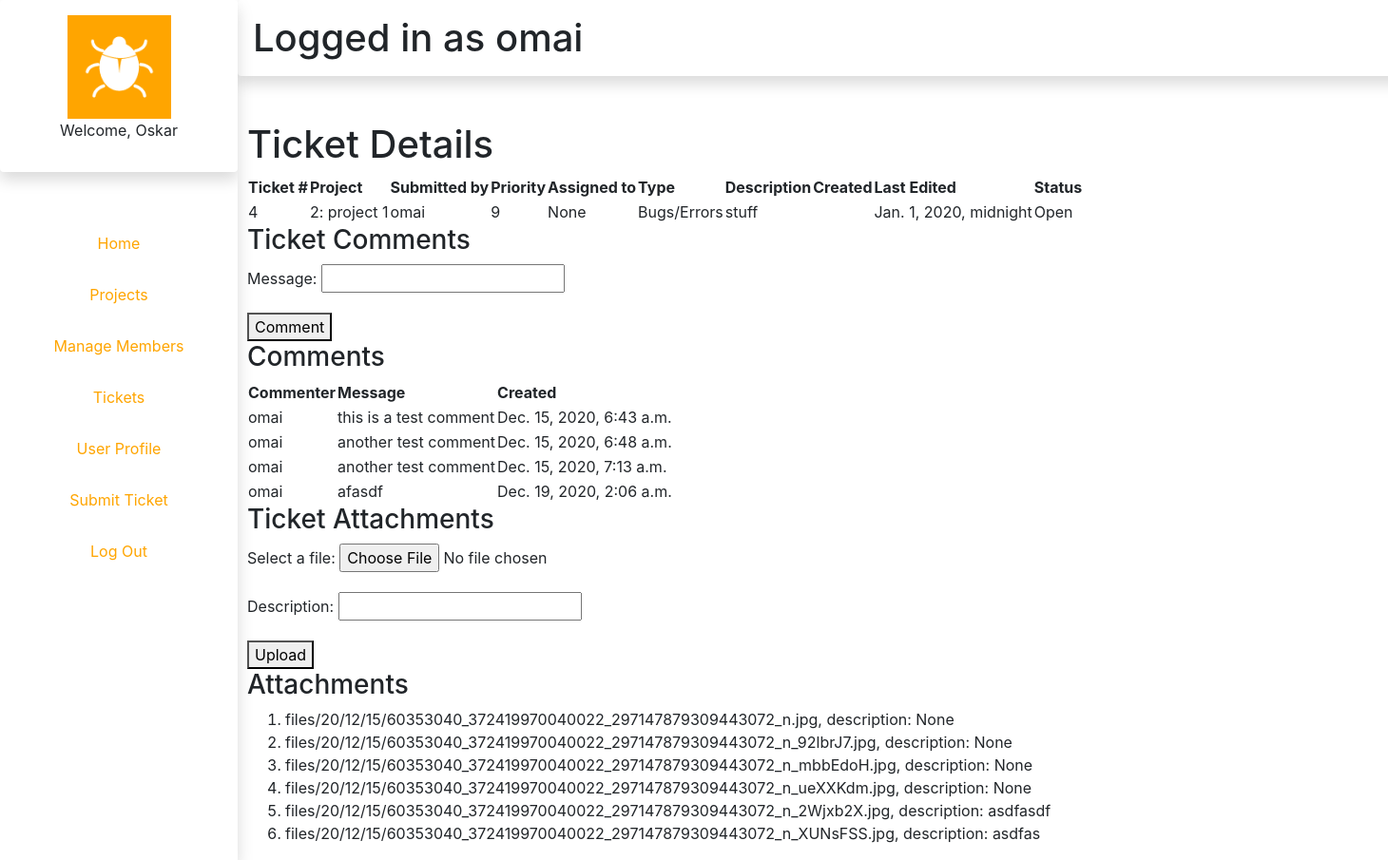
Screenshot of /tickets/details/4/ (signed in) with the database file from the repository.
### authenticate/models.py (models this page shows)
class NewUser(AbstractBaseUser, PermissionsMixin):
	email = models.EmailField(_('email address'), unique=True)
	user_name = models.CharField(max_length=150, unique=True)
	first_name = models.CharField(max_length=150, blank=True)
	start_date = models.DateTimeField(default=timezone.now)
	pfp = models.ImageField(default="pfp1.jpg",null=True,blank=True)
	about = models.TextField(_(
		'about'), max_length=150, blank=True)
	is_staff = models.BooleanField(default=False)
	is_active = models.BooleanField(default=True)
	objects = CustomAccountManager()
	USERNAME_FIELD = "email"
	REQUIRED_FIELDS = ['user_name', 'first_name']
	def __str__(self):
		return self.user_name

### tickets/models.py (models this page shows, shortened)
class Ticket(models.Model):
	priorityChoices = (
		('1','1'),
		('2','2'),
		('3','3'),
		('4','4'),
		('5','5'),
		('6','6'),
		('7','7'),
		('8','8'),
		('9','9'),
	)
	statusChoices = (
		('Closed','Closed'),
		('Open','Open'),
	)
	raceChoices = (
		('Bugs/Errors','Bugs/Errors'),
	)
	project = models.ForeignKey(Project, on_delete=models.CASCADE,related_name="project_tickets")
	personnel = models.ForeignKey(ProjectMember, on_delete=models.SET_NULL , related_name="assigned_ticket" , null=True,default=None, blank=True)
	submitter = models.ForeignKey(settings.AUTH_USER_MODEL, on_delete=models.SET_NULL,null=True,related_name="user_tickets")
	description = models.CharField(max_length=100)
	priority = models.CharField(max_length=100,choices= priorityChoices)
	status = models.CharField(max_length=100, choices = statusChoices)
	race = models.CharField(max_length=100,choices = raceChoices)
	timeCreated = models.DateTimeField(auto_now_add=True)
	lastEdited = models.DateTimeField(default = datetime.datetime(2020,1,1,0,0,0))

class Comment(models.Model):
	ticket = models.ForeignKey(Ticket, on_delete=models.CASCADE,related_name="ticket_comments")
	message = models.CharField(max_length=100)
	commenter = models.ForeignKey(settings.AUTH_USER_MODEL, on_delete=models.SET_NULL, null = True)
	timeCreated = models.DateTimeField(auto_now_add=True)

class File(models.Model):
	ticket = models.ForeignKey(Ticket, on_delete=models.CASCADE,related_name="ticket_attachments")
	file = models.FileField(upload_to='files/%y/%m/%d', blank=True, null=True)
	description = models.CharField(max_length=100, blank=True, null=True)

### projects/models.py (models this page shows)
class Project(models.Model):
	submitter = models.ForeignKey(settings.AUTH_USER_MODEL, on_delete=models.CASCADE , related_name= "projects_created")
	name = models.CharField(max_length=64)
	description = models.CharField(max_length=100)
	class Meta:
		unique_together = ["name", 'submitter']
	def __str__(self):
		return u'{0}'.format(str(self.id) + ": " + self.name)

### authenticate/decorators.py (the view)
		def wrapper_func(request, *args,**kwargs):
			group = None
			if request.user.groups.exists():
				group = request.user.groups.all()[0].name
			if group in allowed_roles:
				return view_func(request,*args,**kwargs)
			else:
				return HttpResponse("You are not authorized to view this page")

### tickets/forms.py
class FileForm(forms.Form):
	file = forms.FileField(label='Select a file',)
	description = forms.CharField(max_length=100)

class CommentForm(forms.Form):
	message = forms.CharField(max_length = 100)

### tickets/templates/tickets/details.html (shortened to what this page needs)
{% extends "authenticate/layout.html" %}
{% block body %}
	<div>
		<h1>Ticket Details</h1>
	</div>
	<div>
		<table>
			<tr>
				<th>Ticket #</th>
				<th>Project</th>
				<th>Submitted by</th>
				<th>Priority</th>
				<th>Assigned to</th>
				<th>Type</th>
				<th>Description</th>
				<th>Created</th>
				<th>Last Edited</th>
				<th>Status</th>
			</tr>
			<tr>
				<td>{{ticket.id}}</td>
				<td>{{ticket.project}}</td>
				<td>{{ticket.submitter}}</td>
				<td>{{ticket.priority}}</td>
				<td>{{ticket.personnel}}</td>
				<td>{{ticket.race}}</td>
				<td>{{ticket.description}}</td>
				<td>{{ticket.timecreated}}</td>
				<td>{{ticket.lastEdited}}</td>
				<td>{{ticket.status}}</td>
			</tr>
		</table>
	</div>
	<div>
		<form method="post" action="{% url 'tickets:comment' ticket.id%}">
			<h3>Ticket Comments</h3>
			<div>{{form.as_p}}</div>
			<button type="submit">Comment</button>
		</form>
	</div>
	<div>
		<h3>Comments</h3>
		<div>
			<table>
				<tr>
					<th>Commenter</th>
					<th>Message</th>
					<th>Created</th>
				</tr>
				{%for comment in comments%}
					<tr>
						<td>{{comment.commenter}}</td>
						<td>{{comment.message}}</td>
						<td>{{comment.timeCreated}}</td>
					</tr>
				{%endfor%}
			</table>
		</div>
	</div>
	<div>
		<form method="post" action="{% url 'tickets:upload' ticket.id %}" enctype="multipart/form-data">
			<h3>Ticket Attachments</h3>
			{{form2.as_p}}
			<button type="submit">Upload</button>
		</form>
	</div>
	<div>
		<h3>Attachments</h3>
		<div>
			<ol>
				{% for attachment in attachmentsList %}
					<li>{{attachment.file}}, description: {{attachment.description}}</li>
				{%endfor%}
			</ol>
		</div>
	</div>
{% endblock %}

### authenticate/templates/authenticate/layout.html (shortened to what this page needs)
{% load static %}
<!DOCTYPE html>
<html>
<head>
		<link rel="stylesheet" href="https://stackpath.bootstrapcdn.com/bootstrap/4.3.1/css/bootstrap.min.css">
		<link rel="stylesheet" type= "text/css" href="{% static '/css/style.css' %}">
</head>
<body>
	<div id="nav" class="shadow">
		<ul>
			<div class="shadow p-3 mb-5 rounded">
				<img src="{%static 'logo.png' %}">
				<p>Welcome, {{user.first_name}}</p>
			</div>
			{%if request.user.is_superuser%}
				<li><a href="{%url 'authenticate:home' %}">Home</a></li>
				<li><a href="{%url 'projects:index' %}">Projects</a></li>
				<li><a href="{%url 'projects:personnel' %}">Manage Members</a></li>
			{%endif%}
			{%if request.user.is_staff%}
				<li><a href="{%url 'tickets:index' %}">Tickets</a></li>
			{%endif%}
				<li><a href="{%url 'user_profile:index' %}">User Profile</a></li>
				<li><a href="{%url 'tickets:submit' %}">Submit Ticket</a></li>
				<li><a href="{%url 'authenticate:logout' %}">Log Out</a></li>
		</ul>
	</div>
	<div id="topbar" class="shadow p-3 mb-5 bg-white rounded">
		<div>
			<h1>Logged in as {{user.user_name}}</h1>
		</div>
	</div>
	<div id="main" class="justify-content-center">
		{% block body%}
		{%endblock%}
	</div>
</body>
</html>

### static/css/style.css (style rules this page uses)
#nav { height:100%; width:250px; position:fixed; z-index:1; top:0; left:0; overflow:hidden; background-color:white; text-align: center; }
#nav ul img { height:50%; width:50%; right:0; background-color: orange; }
#nav ul { margin: 0px; padding: 0px; }
#nav ul li { list-style-type: none; }
#nav ul li a { padding: 15px; display: block; background-color:white; color: orange; tex-decoration:none; transition: .5s background-color; }
#topbar { background-color:white; margin-left:250px; height:80px; width:100%; }
#main { margin-left:250px; padding:0px 10px; }

### rows the page displays
NewUser: first_name "Oskar", user_name "omai"
Ticket: id "4", project "2: project 1", submitter "omai", priority "9", personnel "None", race "Bugs/Errors", description "stuff", lastEdited "Jan. 1, 2020, midnight", status "Open"
Comment: commenter "omai", message "this is a test comment", timeCreated "Dec. 15, 2020, 6:43 a.m."
Comment: commenter "omai", message "another test comment", timeCreated "Dec. 15, 2020, 6:48 a.m."
Comment: commenter "omai", message "another test comment", timeCreated "Dec. 15, 2020, 7:13 a.m."
Comment: commenter "omai", message "afasdf", timeCreated "Dec. 19, 2020, 2:06 a.m."
File: file "files/20/12/15/60353040_372419970040022_297147879309443072_n.jpg", description "None"
File: file "files/20/12/15/60353040_372419970040022_297147879309443072_n_92lbrJ7.jpg", description "None"
File: file "files/20/12/15/60353040_372419970040022_297147879309443072_n_mbbEdoH.jpg", description "None"
File: file "files/20/12/15/60353040_372419970040022_297147879309443072_n_ueXXKdm.jpg", description "None"
File: file "files/20/12/15/60353040_372419970040022_297147879309443072_n_2Wjxb2X.jpg", description "asdfasdf"
File: file "files/20/12/15/60353040_372419970040022_297147879309443072_n_XUNsFSS.jpg", description "asdfas"
